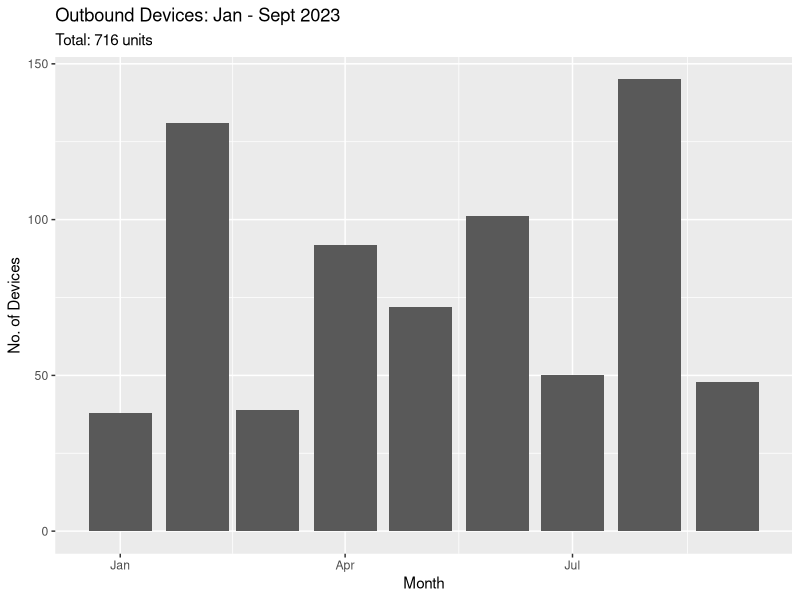
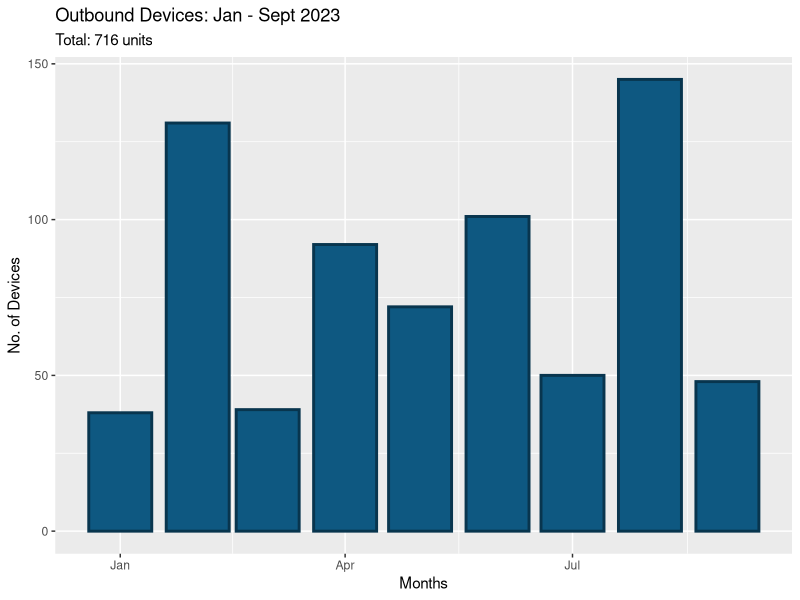

The R source for these figures, in order:
## install and load some stuff
install.packages("tidyverse")
install.packages("dplyr")
install.packages("lubridate")
install.packages("ggplot2")
install.packages("readr")
install.packages("slider")

library("tidyverse")
library("dplyr")
library("lubridate")
library("ggplot2")
library("readr")
library("slider")

# import data
ob_devices_2023 <- read_csv("outbound_devices - oubound_devices_2023.csv")
View(ob_devices_2023)


# device count needs to be numeric, and the date column needs to be a date.
as.numeric(ob_devices_2023$`Device Count`)
ob_devices_2023$Date <- mdy(ob_devices_2023$Date)

class(ob_devices_2023$`Device Count`)
class(ob_devices_2023$Date)

# sort by oldest to newest. 
ob_devices_2023 %>% 
  arrange(mdy(ob_devices_2023$Date))
ob_devices_2023

#lets figure some things out now.
sum(ob_devices_2023$`Device Count`)
#716 so far devices, neat.

#lets look at how much time this data covers. roughly. 
range(ob_devices_2023$Date)
#"2023-01-03" "2023-09-29" also neat.

## aggregate outbound device numbers, 1 month at a time. bar graph have 1 bar
# for each month.
# x = month.y = devices sent out that month. 

ob_devices_2023_new <- ob_devices_2023
ob_devices_2023_new$year_month <- floor_date(ob_devices_2023_new$Date,
                                             "month")
head(ob_devices_2023_new)   

# sum up the amount of devices per month.
ob_device_by_month <- aggregate(ob_devices_2023_new$`Device Count`,
                                by=list(ob_devices_2023_new$year_month), FUN=sum)
ob_device_by_month <- as.data.frame(ob_device_by_month)
ob_device_by_month

# visualizations to display number of outbound devices per month
### 1
ggplot() +
  geom_bar(data=ob_devices_2023_new,aes(x=ob_devices_2023_new$year_month,y=ob_devices_2023_new$`Device Count`), stat="identity") +
  xlab("Month") + 
  ylab("No. of Devices") + 
  ggtitle("Outbound Devices: Jan - Sept 2023", subtitle ="Total: 716 units")

#### 2 - better.
ggplot() +
  geom_bar(data=ob_device_by_month,
           aes(x=`Group.1`,y=x),
           stat="identity",
           color="#08354e",
           fill="#0e5881",
           size= 1,) +
  xlab("Months") + 
  ylab("No. of Devices") + 
  ggtitle("Outbound Devices: Jan - Sept 2023", subtitle ="Total: 716 units")
